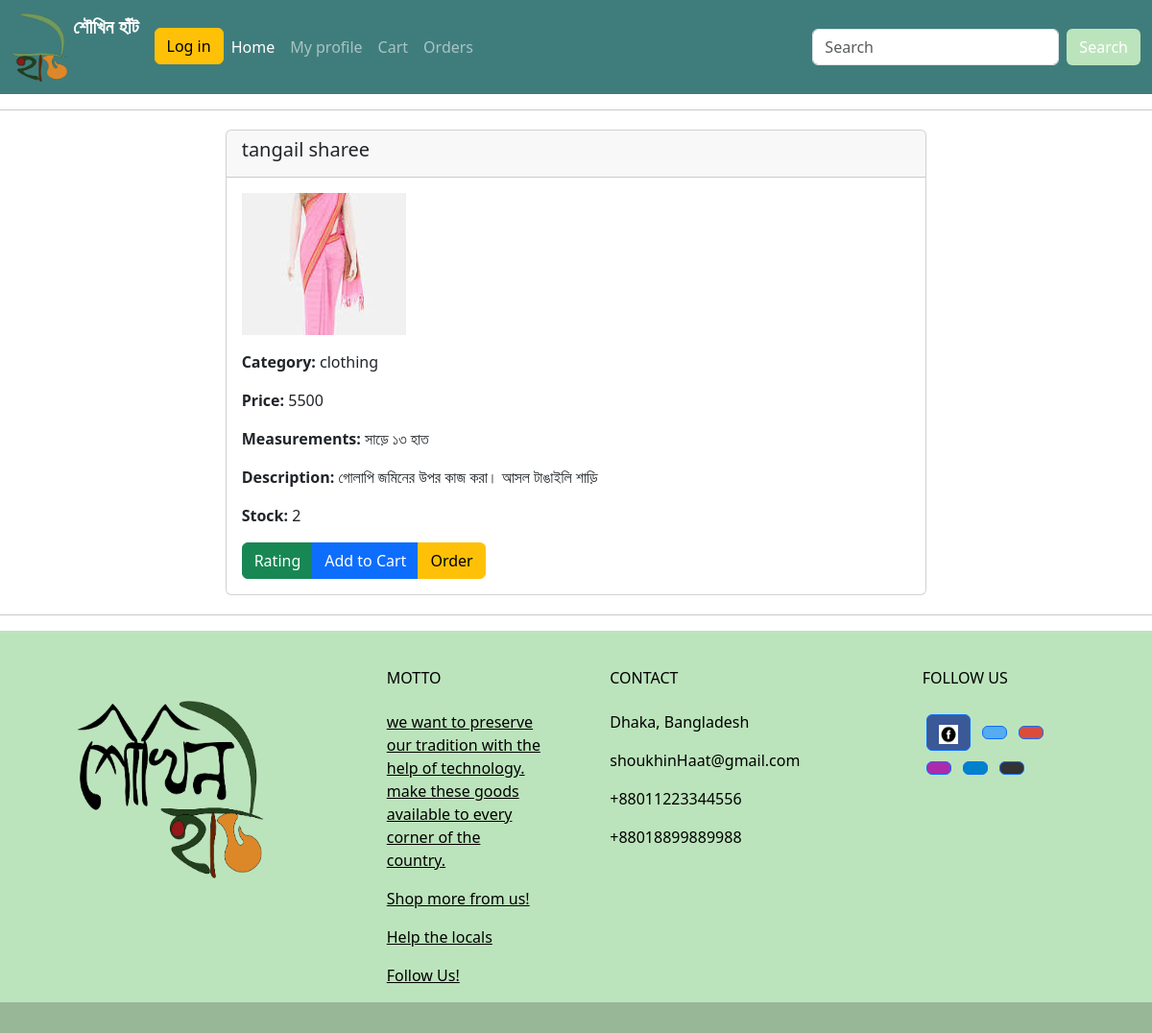
/product_details/9, run on the app's committed database.
### shoukhin/models.py (models this page shows, shortened)
class product(models.Model):
    CATEGORY_CHOICES = CATEGORY_CHOICES = [
        ('jute', 'Jute'),
        ('clothing', 'Clothing'),
        ('jewellery', 'Jewellery'),
        ('food', 'Food'),
        ('home_decor', 'Home Decor'),
        ('pottery', 'Pottery'),
        ('nakshi_kantha', 'Nakshi Kantha'),
        ('others', 'Others'),
    ]
    name = models.CharField(max_length=200)
    price = models.IntegerField()
    description = models.TextField(blank=True,null=True)
    measurements = models.CharField(max_length=300)
    category = models.CharField(max_length=100, choices=CATEGORY_CHOICES, default='others')
    image = models.ImageField(upload_to='static/images', blank=True, null=True, default='static/images/default_no_img.jfif')
    stock = models.IntegerField(default=0)

### shoukhin/views.py (the view)
# urls.py: path('product_details/<str:id>', s_view.view_product, name='view_product'),
def view_product(request,id):
    prod=product.objects.get(pk=id)
    context = {
        'product': prod,
    }
    return render(request, template_name='body/view_product.html',context=context)

### shoukhin/template/body/view_product.html
{% extends 'body/main.html' %}
{% load static %}
{% block content %}
<div class="container">
  <div class="row justify-content-center">
    <div class="col-md-8">
      <div class="card">
        <div class="card-header">
          <h5 class="card-title">{{ product.name }}</h5>
        </div>
        <div class="card-body">
          {% if product.image %}
          <img src="{{ product.image.url }}" alt="Product Image" class="img-fluid mb-3">
          {% else %}
          <p>No Image Available</p>
          {% endif %}
          <p><strong>Category:</strong> {{ product.category }}</p>
          <p><strong>Price:</strong> {{ product.price }}</p>
          <p><strong>Measurements:</strong> {{ product.measurements }}</p>
          <p><strong>Description:</strong> {{ product.description }}</p>
          <p><strong>Stock:</strong> {{ product.stock }}</p>
          <div class="btn-group" role="group">
            <a href="{% url 'product_rating' id=product.id %}" class="btn btn-success mr-2">Rating</a>
            <a href="{% url 'add_to_cart' product.id %}" class="btn btn-primary">Add to Cart</a>
            <a href="{% url 'orderForm' %}?product_id={{ product.id }}" class="btn btn-warning">Order</a>
          </div>
        </div>
      </div>
    </div>
  </div>
</div>
{% endblock %}

### data on the page
product: name "tangail sharee", image (picture), category "clothing", price "5500", measurements "সাড়ে ১৩ হাত", description "গোলাপি জমিনের উপর কাজ করা। আসল টাঙাইলি শাড়ি", stock "2"
